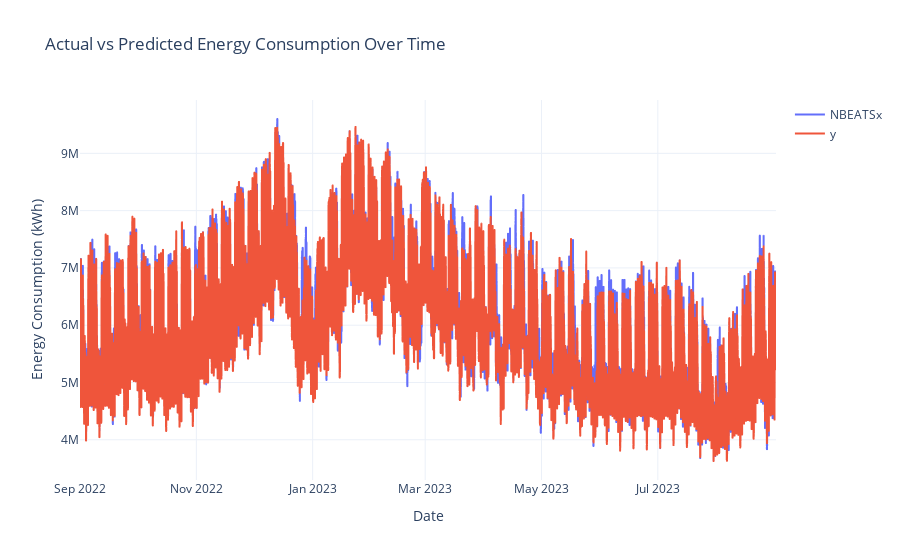

Notebook code for this chart:
### Code cell
fig = px.line(
    val_preds,
    x="ds",
    y=["NBEATSx", "y"],
    labels={
        "datetime": "Date",
        "value": "Energy Consumption (kWh)",
        "variable": "Series",
    },
    title="Actual vs Predicted Energy Consumption Over Time",
    line_shape="hv",  # Set line shape to horizontal-vertical for step chart
)

fig.update_layout(
    template="plotly_white",
    legend=dict(title=""),
    xaxis_title="Date",
    yaxis_title="Energy Consumption (kWh)",
)

fig.show()

### Figure 1 — Plotly figure (JSON) as saved in the notebook; plotly's stock layout.template omitted (floating-point values rounded to 4 significant figures; data arrays with more than 128 entries replaced by an {"elided": "..."} marker saying what was removed)
{"data": [{"hovertemplate": "Series=NBEATSx<br>ds=%{x}<br>Energy Consumption (kWh)=%{y}<extra></extra>", "legendgroup": "NBEATSx", "line": {"color": "#636efa", "dash": "solid", "shape": "hv"}, "marker": {"symbol": "circle"}, "mode": "lines", "name": "NBEATSx", "showlegend": true, "type": "scattergl", "x": {"elided": "8760 str values"}, "xaxis": "x", "y": {"elided": "8760 float values"}, "yaxis": "y"}, {"hovertemplate": "Series=y<br>ds=%{x}<br>Energy Consumption (kWh)=%{y}<extra></extra>", "legendgroup": "y", "line": {"color": "#EF553B", "dash": "solid", "shape": "hv"}, "marker": {"symbol": "circle"}, "mode": "lines", "name": "y", "showlegend": true, "type": "scattergl", "x": {"elided": "8760 str values"}, "xaxis": "x", "y": {"elided": "8760 float values"}, "yaxis": "y"}], "layout": {"legend": {"title": {"text": ""}, "tracegroupgap": 0}, "title": {"text": "Actual vs Predicted Energy Consumption Over Time"}, "xaxis": {"anchor": "y", "domain": [0, 1], "title": {"text": "Date"}}, "yaxis": {"anchor": "x", "domain": [0, 1], "title": {"text": "Energy Consumption (kWh)"}}}}
